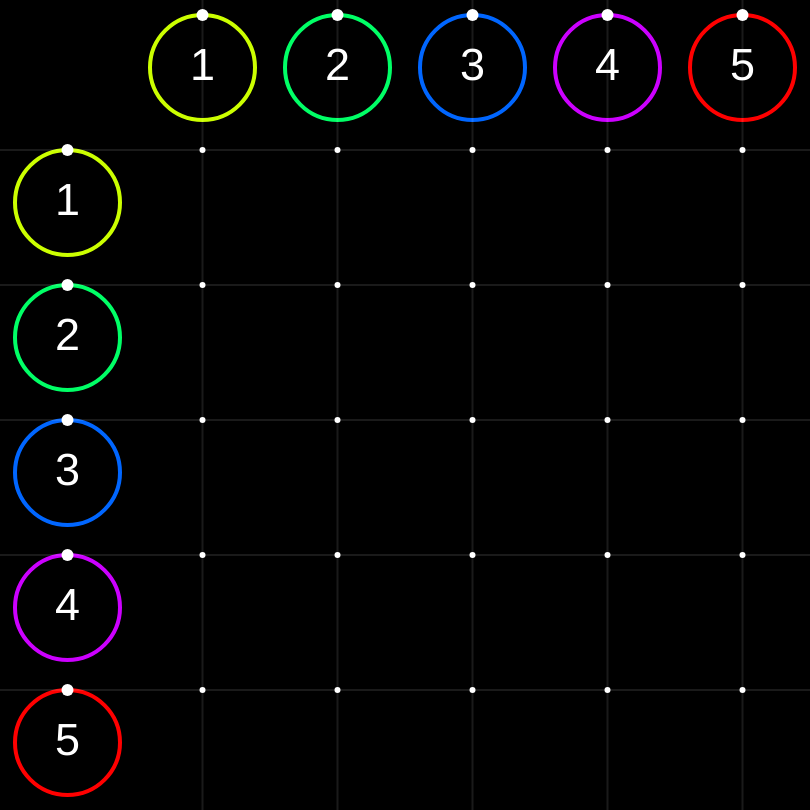
Frame 1 (no input)
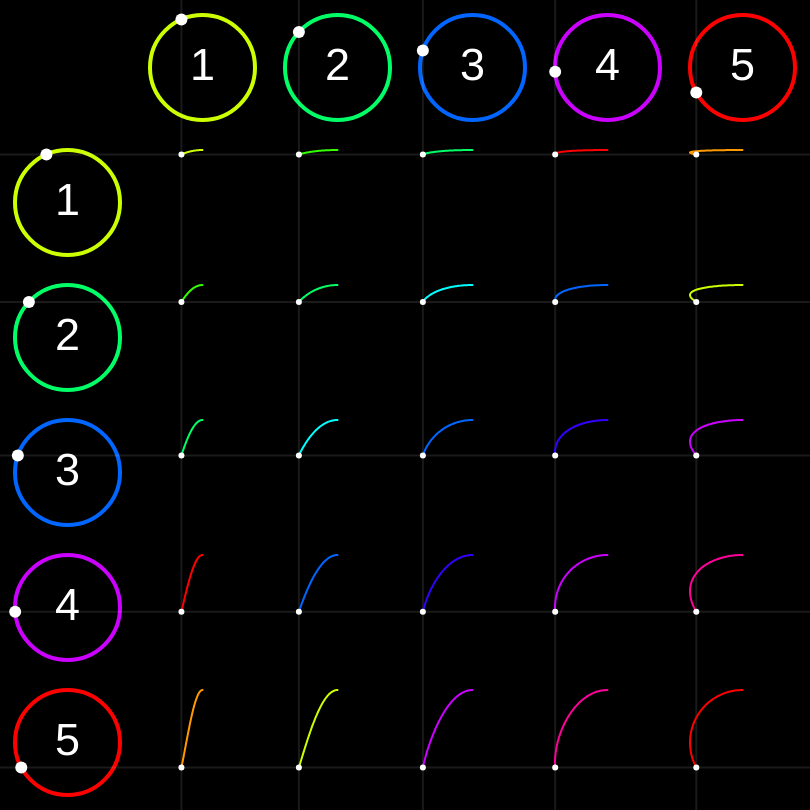
Frame 60 (no input)
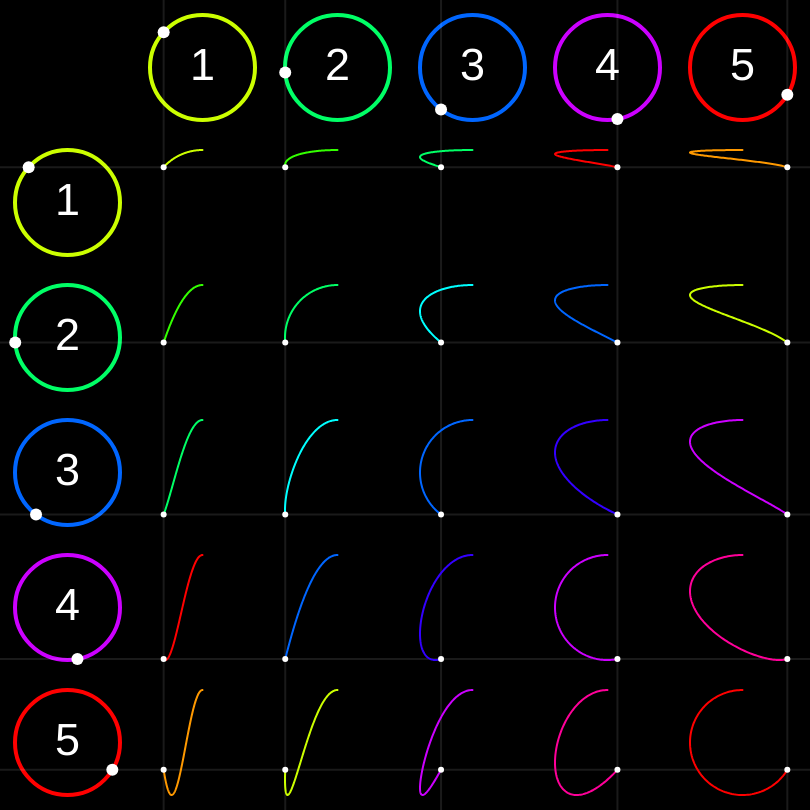
Frame 120 (the mouse pressed at the canvas centre since frame 60)

The p5.js sketch that drew these frames (run headless with seeded random() and noise() and a simulated clock; from frame 60 on, the mouse is pressed at the canvas centre):

// p5.js sketch
// ── sketch.js
let angle = 0;
const size = 135;
let cols;
let rows;
const diameter = size - 30;
let horizontal_circles = [];
let vertical_circles = [];
let curves = [];
let horizontal_circle_colors = [];
let vertical_circle_colors = [];
let curve_colors = [];


function setup() {
    createCanvas(810, 810);
    noFill();
    colorMode(HSB);
    textAlign(CENTER, CENTER);
    textSize(45);
    cols = width / size - 1;
    rows = height / size - 1;
    calculateColors();
    makeCurves();
    makeHorizontalCircles();
    makeVerticalCircles();
}

function draw() {
    background(0);
    for (let circle of horizontal_circles) {
        circle.next();
        circle.show();
    }
    for (let circle of vertical_circles) {
        circle.next();
        circle.show();
    }
    for (let i = 0; i < cols; i++) {
        for (let j = 0; j < rows; j++) {
            let index = i * rows + j;
            curves[index].addPoint(
                horizontal_circles[i].getPosition(),
                vertical_circles[j].getPosition()
            );
            curves[index].show();
            curves[index].drawPoint();
        }
    }
    increseAngle();
}

function calculateColors() {
    horizontal_circle_colors = calculateCircleColors(cols);
    vertical_circle_colors = calculateCircleColors(rows);
    for (let i = 0; i < cols; i++) {
        for (let j = 0; j < rows; j++) {
            curve_colors.push(lerpColor(
                horizontal_circle_colors[i],
                vertical_circle_colors[j],
                0.5
            ));
        }
    }
}

function calculateCircleColors(count) {
    let hue_step = 360 / count;
    let circle_colors = [];
    for (let i = 1; i <= count; i++) {
        circle_colors.push(color(i * hue_step, 100, 100));
    }
    return circle_colors;
}

function makeCurves() {
    for (let i = 0; i < cols * rows; i++) {
        curves.push(new Curve(curve_colors[i]));
    }
}

function makeHorizontalCircles() {
    for (let i = 0; i < cols; i++) {
        let center_x = i * size + size * 3 / 2;
        let center_y = size / 2;
        horizontal_circles.push(new Circle(
            center_x,
            center_y,
            diameter,
            i + 1,
            HORIZONTAL,
            horizontal_circle_colors[i]
        ));
    }
}

function makeVerticalCircles() {
    for (let i = 0; i < rows; i++) {
        let center_x = size / 2;
        let center_y = i * size + size * 3 / 2;
        vertical_circles.push(new Circle(
            center_x,
            center_y,
            diameter,
            i + 1,
            VERTICAL,
            vertical_circle_colors[i]
        ));
    }
}

function increseAngle() {
    angle -= 0.007;
    if (angle < -TWO_PI) {
        angle = 0;
        for (let curve of curves) {
            curve.reset();
        }
    }
}

// ── circle.js
const HORIZONTAL = true;
const VERTICAL = false;

class Circle {
    constructor(x, y, diameter, speed, type, color) {
        this.center = createVector(x, y);
        this.diameter = diameter;
        this.speed = speed;
        this.type = type;
        this.color = color;
        this.p = createVector(
            (this.diameter / 2.0) * cos(angle * this.speed - HALF_PI) + this.center.x,
            (this.diameter / 2.0) * sin(angle * this.speed - HALF_PI) + this.center.y
        );
    }

    drawCircle() {
        stroke(this.color);
        strokeWeight(4);
        ellipse(this.center.x, this.center.y, this.diameter, this.diameter);
    }

    drawLine() {
        stroke(255, 0.1);
        strokeWeight(2);
        if (this.type === HORIZONTAL) {
            line(this.p.x, 0, this.p.x, height);
        } else {
            line(0, this.p.y, width, this.p.y);
        }
    }

    drawPoint() {
        stroke(255);
        strokeWeight(12);
        point(this.p.x, this.p.y);
    }

    drawSpeed() {
        noStroke();
        fill(255);
        text(this.speed, this.center.x, this.center.y);
        noFill();
    }

    next() {
        this.p = createVector(
            (this.diameter / 2.0) * cos(angle * this.speed - HALF_PI) + this.center.x,
            (this.diameter / 2.0) * sin(angle * this.speed - HALF_PI) + this.center.y
        );
    }

    getPosition() {
        if (this.type === HORIZONTAL) {
            return this.p.x;
        }
        return this.p.y;
    }

    show() {
        this.drawCircle();
        this.drawLine();
        this.drawPoint();
        this.drawSpeed();
    }
}

// ── curve.js
class Curve {
    constructor(color) {
        this.color = color;
        this.path = [];
    }

    addPoint(x, y) {
        this.path.push(createVector(x, y));
    }

    drawPoint() {
        stroke(255);
        strokeWeight(6);
        let current_point = this.path[this.path.length - 1];
        point(current_point.x, current_point.y);
    }

    show() {
        stroke(this.color);
        strokeWeight(2);
        beginShape();
        for (let p of this.path) {
            vertex(p.x, p.y);
        }
        endShape();
    }

    reset() {
        this.path = [];
    }
}
